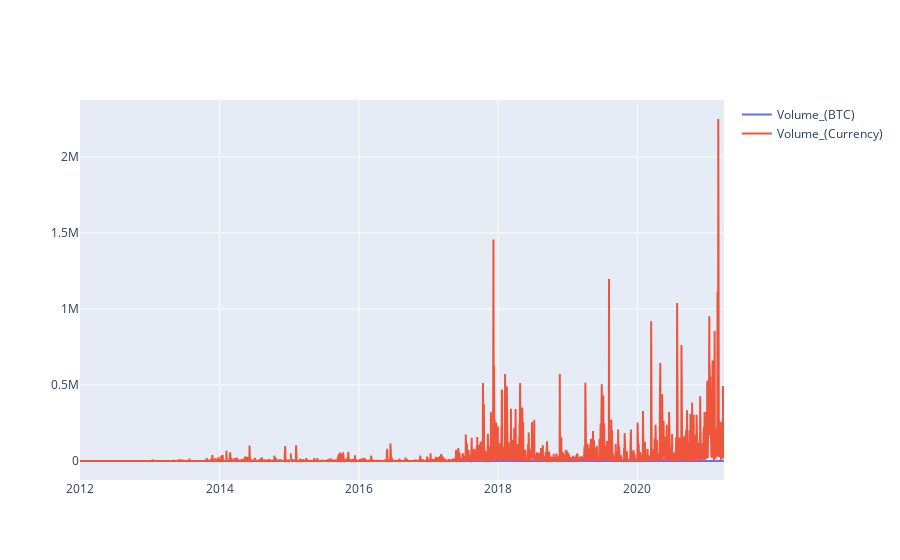

Notebook code cell kept with this figure:
### Code cell
fig = go.Figure()
fig.add_trace(go.Scatter(x=bitcoin.index, y= bitcoin['Volume_(BTC)'],
                    mode='lines',
                    name='Volume_(BTC)'))
fig.add_trace(go.Scatter(x=bitcoin.index, y= bitcoin['Volume_(Currency)'],
                    mode='lines',
                    name='Volume_(Currency)'))

fig.show()

### Figure 1 — Plotly figure (JSON) as saved in the notebook; plotly's stock layout.template omitted (floating-point values rounded to 4 significant figures; data arrays with more than 128 entries replaced by an {"elided": "..."} marker saying what was removed)
{"data": [{"mode": "lines", "name": "Volume_(BTC)", "type": "scatter", "x": {"elided": "3378 str values"}, "y": {"elided": "3378 float values"}}, {"mode": "lines", "name": "Volume_(Currency)", "type": "scatter", "x": {"elided": "3378 str values"}, "y": {"elided": "3378 float values"}}], "layout": {}}
